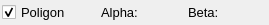
                             <widget class="QFrame" name="frame_pointer_anypoint">
                              <property name="minimumSize">
                               <size>
                                <width>0</width>
                                <height>25</height>
                               </size>
                              </property>
                              <property name="maximumSize">
                               <size>
                                <width>320</width>
                                <height>25</height>
                               </size>
                              </property>
                              <property name="font">
                               <font>
                                <family>Segoe UI</family>
                                <pointsize>10</pointsize>
                                <weight>50</weight>
                                <italic>false</italic>
                                <bold>false</bold>
                               </font>
                              </property>
                              <property name="frameShape">
                               <enum>QFrame::NoFrame</enum>
                              </property>
                              <property name="frameShadow">
                               <enum>QFrame::Raised</enum>
                              </property>
                              <layout class="QHBoxLayout" name="horizontalLayout_12">
                               <property name="spacing">
                                <number>5</number>
                               </property>
                               <property name="leftMargin">
                                <number>2</number>
                               </property>
                               <property name="topMargin">
                                <number>0</number>
                               </property>
                               <property name="rightMargin">
                                <number>5</number>
                               </property>
                               <property name="bottomMargin">
                                <number>0</number>
                               </property>
                               <item>
                                <widget class="QCheckBox" name="check_draw_poligon">
                                 <property name="sizePolicy">
                                  <sizepolicy hsizetype="Minimum" vsizetype="Preferred">
                                   <horstretch>0</horstretch>
                                   <verstretch>0</verstretch>
                                  </sizepolicy>
                                 </property>
                                 <property name="maximumSize">
                                  <size>
                                   <width>16777215</width>
                                   <height>25</height>
                                  </size>
                                 </property>
                                 <property name="text">
                                  <string>Poligon</string>
                                 </property>
                                 <property name="checked">
                                  <bool>true</bool>
                                 </property>
                                </widget>
                               </item>
                               <item>
                                <spacer name="horizontalSpacer_5">
                                 <property name="orientation">
                                  <enum>Qt::Horizontal</enum>
                                 </property>
                                 <property name="sizeType">
                                  <enum>QSizePolicy::Fixed</enum>
                                 </property>
                                 <property name="sizeHint" stdset="0">
                                  <size>
                                   <width>5</width>
                                   <height>20</height>
                                  </size>
                                 </property>
                                </spacer>
                               </item>
                               <item>
                                <widget class="QLabel" name="label_10">
                                 <property name="minimumSize">
                                  <size>
                                   <width>15</width>
                                   <height>0</height>
                                  </size>
                                 </property>
                                 <property name="maximumSize">
                                  <size>
                                   <width>18</width>
                                   <height>15</height>
                                  </size>
                                 </property>
                                 <property name="frameShape">
                                  <enum>QFrame::NoFrame</enum>
                                 </property>
                                 <property name="text">
                                  <string/>
                                 </property>
                                 <property name="scaledContents">
                                  <bool>true</bool>
                                 </property>
                                </widget>
                               </item>
                               <item>
                                <widget class="QLabel" name="label_9">
                                 <property name="maximumSize">
                                  <size>
                                   <width>16777215</width>
                                   <height>16777215</height>
                                  </size>
                                 </property>
                                 <property name="font">
                                  <font>
                                   <family>Segoe UI</family>
                                   <pointsize>10</pointsize>
                                   <weight>50</weight>
                                   <italic>false</italic>
                                   <bold>false</bold>
                                  </font>
                                 </property>
                                 <property name="frameShape">
                                  <enum>QFrame::NoFrame</enum>
                                 </property>
                                 <property name="text">
                                  <string>Alpha:</string>
                                 </property>
                                </widget>
                               </item>
                               <item>
                                <widget class="QLabel" name="label_status_alpha">
                                 <property name="minimumSize">
                                  <size>
                                   <width>40</width>
                                   <height>0</height>
                                  </size>
                                 </property>
                                 <property name="maximumSize">
                                  <size>
                                   <width>16777215</width>
                                   <height>16777215</height>
                                  </size>
                                 </property>
                                 <property name="frameShape">
                                  <enum>QFrame::NoFrame</enum>
                                 </property>
                                 <property name="text">
                                  <string/>
                                 </property>
                                </widget>
                               </item>
                               <item>
                                <widget class="QLabel" name="label_7">
                                 <property name="maximumSize">
                                  <size>
                                   <width>16777215</width>
                                   <height>16777215</height>
                                  </size>
                                 </property>
                                 <property name="font">
                                  <font>
                                   <family>Segoe UI</family>
                                   <pointsize>10</pointsize>
                                   <weight>50</weight>
                                   <italic>false</italic>
                                   <bold>false</bold>
                                  </font>
                                 </property>
                                 <property name="frameShape">
                                  <enum>QFrame::NoFrame</enum>
                                 </property>
                                 <property name="text">
                                  <string>Beta:</string>
                                 </property>
                                </widget>
                               </item>
                               <item>
                                <widget class="QLabel" name="label_status_beta">
                                 <property name="minimumSize">
                                  <size>
                                   <width>40</width>
                                   <height>0</height>
                                  </size>
                                 </property>
                                 <property name="maximumSize">
                                  <size>
                                   <width>16777215</width>
                                   <height>16777215</height>
                                  </size>
                                 </property>
                                 <property name="frameShape">
                                  <enum>QFrame::NoFrame</enum>
                                 </property>
                                 <property name="text">
                                  <string/>
                                 </property>
                                </widget>
                               </item>
                              </layout>
                             </widget>
